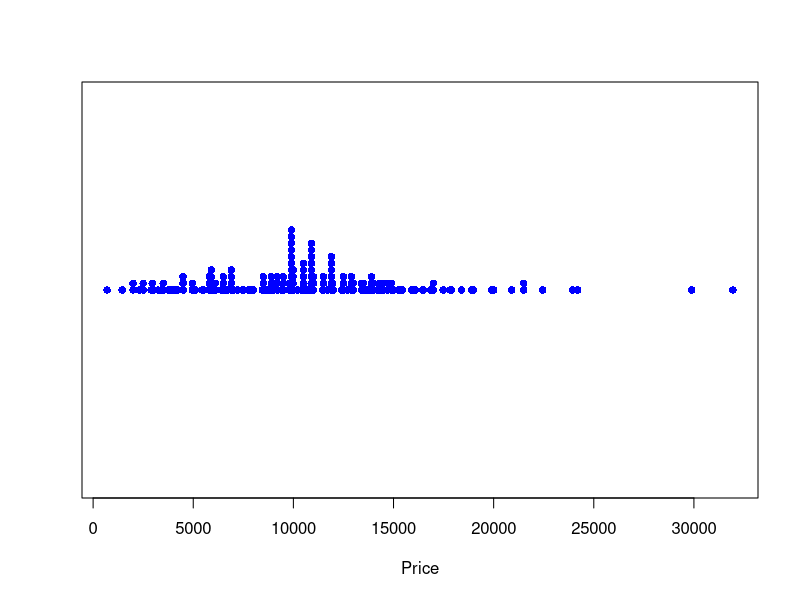
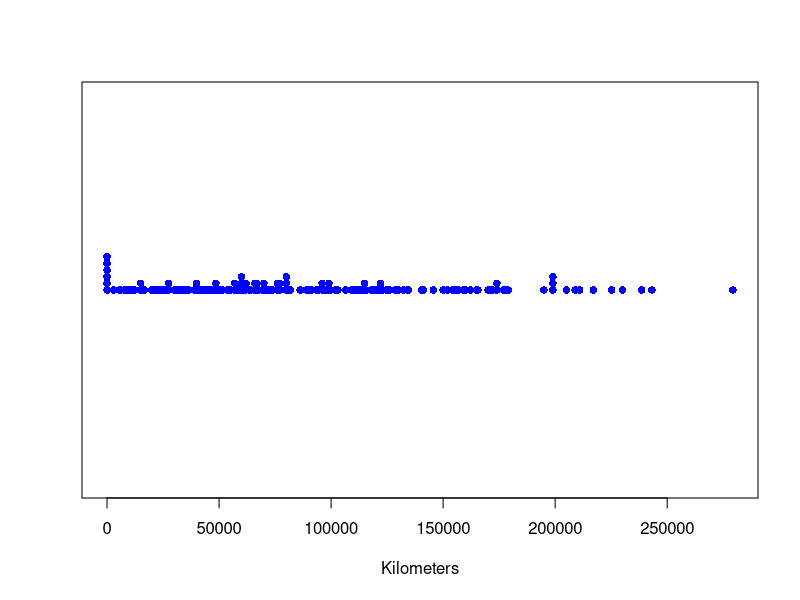
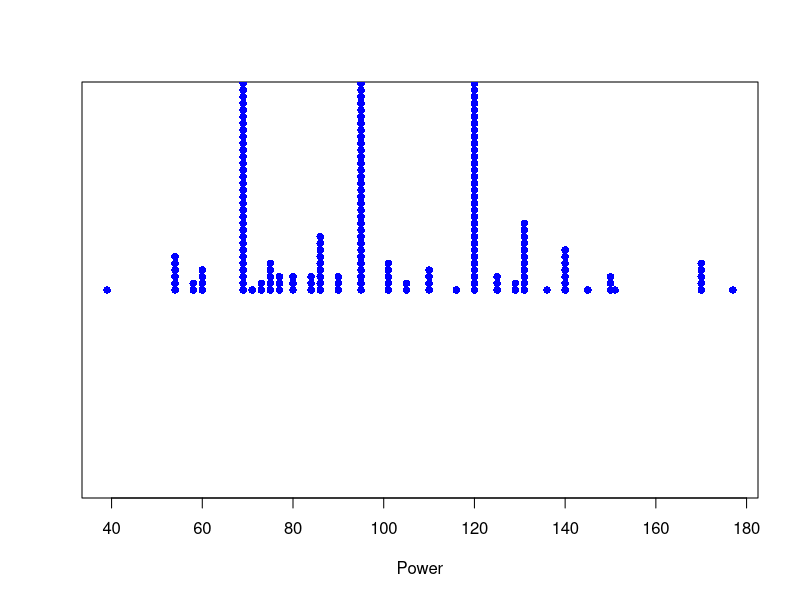
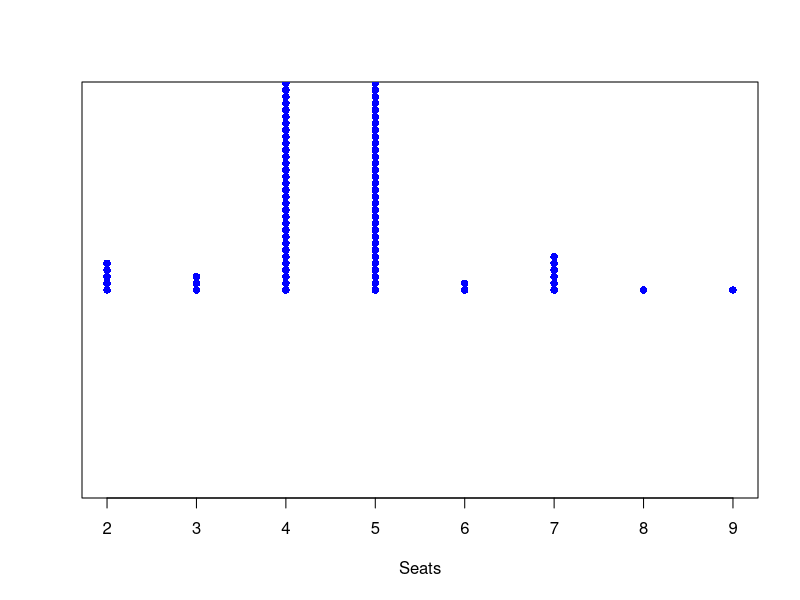
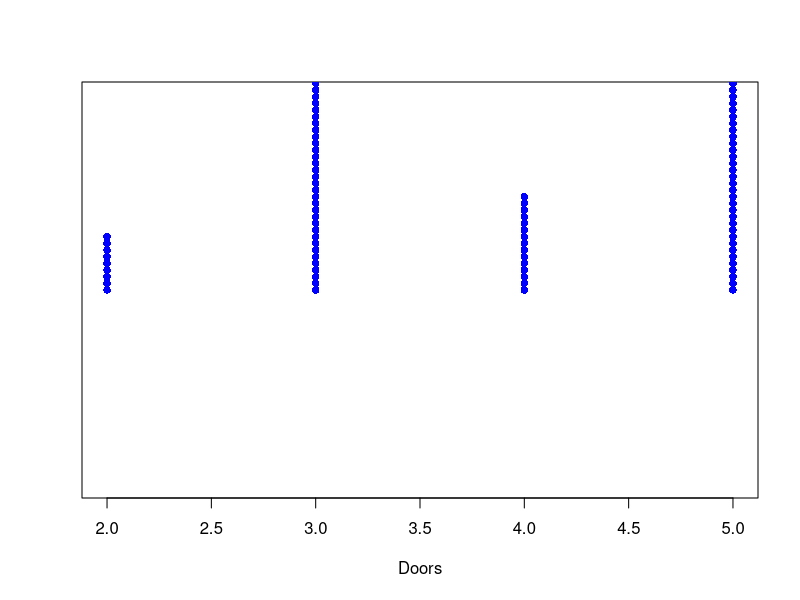
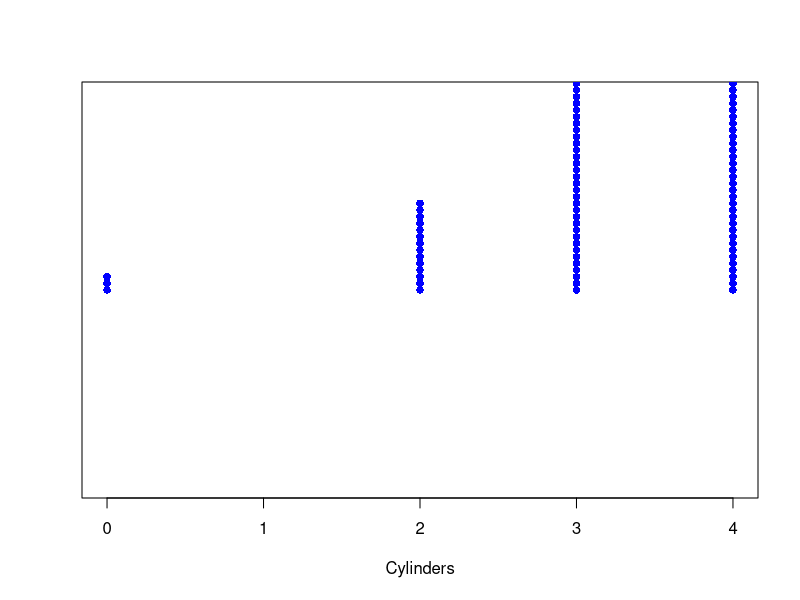
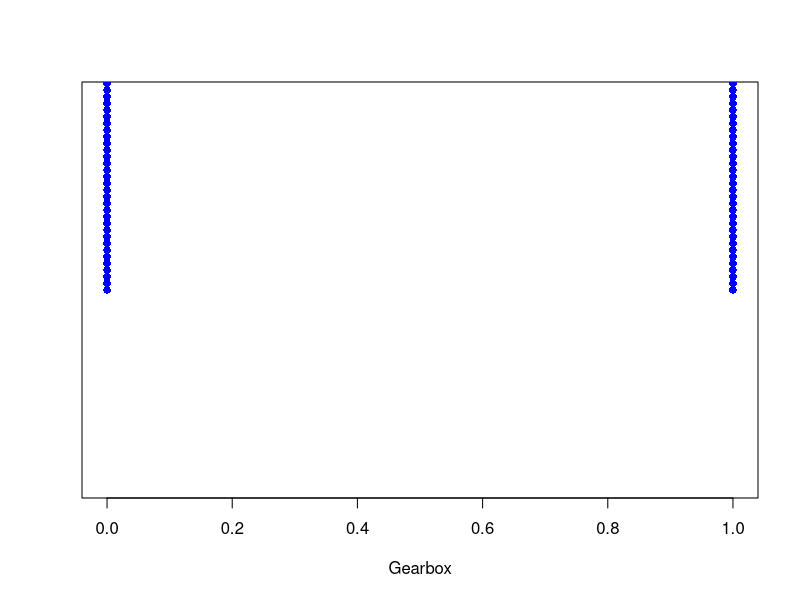
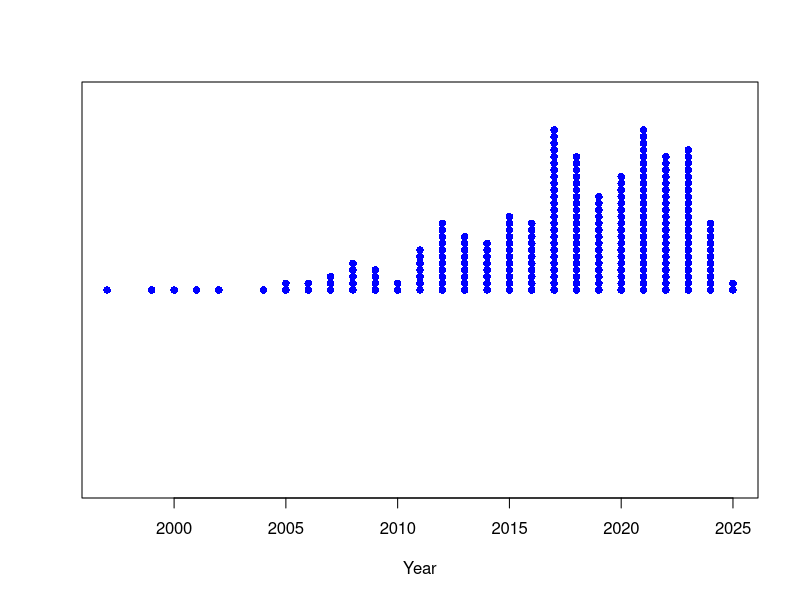

Here is the R script that generated these plots, in order:
## ---- chunk 1
# install.packages("psych")
library(psych)
library(tidyverse)
library(skimr)
library(dplyr)
## ---- chunk 2
EUcars <- read_csv("car_prices.csv", na = c("", NA, "N/A"))
EUcars = EUcars |> drop_na() |> filter (Brand == "Fiat", Gearbox != "Semi-automatic", Drivetrain != "Rear") |> select(Model,Price,Kilometers,Power, Seats,Doors,Cylinders,Gearbox,Year,Drivetrain,Country)

EUcars <- replace(EUcars, EUcars == "Automatic", "0")
EUcars <- replace(EUcars, EUcars == "Manual", "1")
EUcars <- replace(EUcars, EUcars == "4WD", "1")
EUcars <- replace(EUcars, EUcars == "Front", "0")
EUcars <- replace(EUcars, EUcars == "AT", "1")
EUcars <- replace(EUcars, EUcars == "BE", "2")
EUcars <- replace(EUcars, EUcars == "DE", "3")
EUcars <- replace(EUcars, EUcars == "IT", "4")
EUcars <- replace(EUcars, EUcars == "NL", "5")

EUcars$Gearbox = as.numeric(EUcars$Gearbox)
EUcars$Drivetrain = as.numeric(EUcars$Drivetrain)
EUcars$Country = as.numeric(EUcars$Country)

## ---- chunk 3
head(EUcars)
dim(EUcars)
## ---- chunk 4
stripchart(EUcars[,2], method = "stack", pch = 16, col = "blue",xlab="Price")
stripchart(EUcars[,3], method = "stack", pch = 16, col = "blue",xlab="Kilometers")
stripchart(EUcars[,4], method = "stack", pch = 16, col = "blue",xlab="Power")
stripchart(EUcars[,5], method = "stack", pch = 16, col = "blue",xlab="Seats")
stripchart(EUcars[,6], method = "stack", pch = 16, col = "blue",xlab="Doors")
stripchart(EUcars[,7], method = "stack", pch = 16, col = "blue",xlab="Cylinders")
stripchart(EUcars[,8], method = "stack", pch = 16, col = "blue",xlab="Gearbox")
stripchart(EUcars[,9], method = "stack", pch = 16, col = "blue",xlab="Year")
stripchart(EUcars[,10], method = "stack", pch = 16, col = "blue",xlab="Drivetrain")
stripchart(EUcars[,11], method = "stack", pch = 16, col = "blue",xlab="Country")


describe(EUcars)
